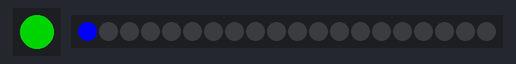
A sketch run on a simulated Arduino Uno, built with avr-gcc and run on an emulated ATmega328P. Shown: 1 RGB LEDs in strip order, left to right, 20 RGB LEDs in strip order, left to right. Dim RGB values are drawn brighter than linear.

Above: at 0.15 s.
At 1.37 s:
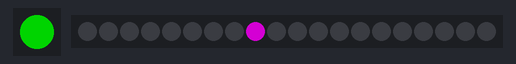
At 2.9 s:
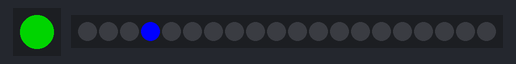
At 5.96 s:
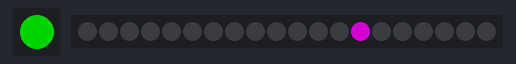
At 9.33 s:
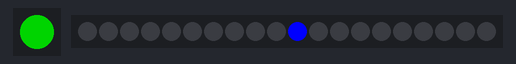
At 12.69 s:
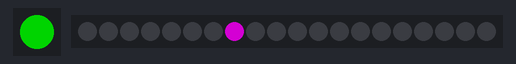

The sketch:

arduino_tester_2.ino
```cpp
#include <Adafruit_NeoPixel.h>
#include "WS2812_Definitions.h"

// defines the test string
#define TEST_PIN 8
#define LED_COUNT 20
Adafruit_NeoPixel leds = Adafruit_NeoPixel(LED_COUNT, TEST_PIN, NEO_GRB + NEO_KHZ800);

//defines the power LED
#define POWER_PIN 4
#define POWER_COUNT 1
Adafruit_NeoPixel power = Adafruit_NeoPixel(POWER_COUNT, POWER_PIN, NEO_GRB + NEO_KHZ800);

void setup()
{
  // put your setup code here, to run once:
  power.begin();
  leds.begin();
}

void loop()
{
  // put your main code here, to run repeatedly:

  //whenever its on, turn this light green
  power.setPixelColor(0, GREEN);
  power.show();


  cascade (BLUE, TOP_DOWN, 10);
  cascade (PURPLE, TOP_DOWN, 10);
}

void cascade(unsigned long color, byte direction, byte wait)
{
  if (direction == TOP_DOWN)
  {
    for (int i = 0; i < LED_COUNT; i++)
    {
      clearLEDs();  // Turn off all LEDs
      leds.setPixelColor(i, color);  // Set just this one
      leds.show();
      delay(wait);
    }
  }
  else
  {
    for (int i = LED_COUNT - 1; i >= 0; i--)
    {
      clearLEDs();
      leds.setPixelColor(i, color);
      leds.show();
      delay(wait);
    }
  }
}
void clearLEDs()
{
  for (int i = 0; i < LED_COUNT; i++)
  {
    leds.setPixelColor(i, 0);
  }
}
```

WS2812_Definitions.h
```cpp
/*
  Bunches of definitions for the WS2812 Breakout Board example code

*/

// These are for the cascade function
#define TOP_DOWN 0
#define DOWN_TOP 1

/* A world of colors to set your LED to
  Standard HTML Color Codes sorted by Hex Value
    to see the colors in action, check out:
   http://www.w3schools.com/html/html_colorvalues.asp */

#define BLACK			0x000000
#define NAVY			0x000080
#define DARKBLUE		0x00008B
#define MEDIUMBLUE		0x0000CD
#define BLUE			0x0000FF
#define DARKGREEN		0x006400
#define GREEN			0x008000
#define TEAL			0x008080
#define DARKCYAN		0x008B8B
#define DEEPSKYBLUE		0x00BFFF
#define DARKTURQUOISE		0x00CED1
#define MEDIUMSPRINGGREEN	0x00FA9A
#define LIME			0x00FF00
#define SPRINGGREEN		0x00FF7F
#define AQUA			0x00FFFF
#define CYAN			0x00FFFF
#define MIDNIGHTBLUE		0x191970
#define DODGERBLUE		0x1E90FF
#define LIGHTSEAGREEN		0x20B2AA
#define FORESTGREEN		0x228B22
#define SEAGREEN		0x2E8B57
#define DARKSLATEGRAY		0x2F4F4F
#define LIMEGREEN		0x32CD32
#define MEDIUMSEAGREEN		0x3CB371
#define TURQUOISE		0x40E0D0
#define ROYALBLUE		0x4169E1
#define STEELBLUE		0x4682B4
#define DARKSLATEBLUE		0x483D8B
#define MEDIUMTURQUOISE		0x48D1CC
#define INDIGO 			0x4B0082
#define DARKOLIVEGREEN		0x556B2F
#define CADETBLUE		0x5F9EA0
#define CORNFLOWERBLUE		0x6495ED
#define MEDIUMAQUAMARINE	0x66CDAA
#define DIMGRAY			0x696969
#define SLATEBLUE		0x6A5ACD
#define OLIVEDRAB		0x6B8E23
#define SLATEGRAY		0x708090
#define LIGHTSLATEGRAY		0x778899
#define MEDIUMSLATEBLUE		0x7B68EE
#define LAWNGREEN		0x7CFC00
#define CHARTREUSE		0x7FFF00
#define AQUAMARINE		0x7FFFD4
#define MAROON			0x800000
#define PURPLE			0x800080
#define OLIVE			0x808000
#define GRAY			0x808080
#define SKYBLUE			0x87CEEB
#define LIGHTSKYBLUE		0x87CEFA
#define BLUEVIOLET		0x8A2BE2
#define DARKRED			0x8B0000
#define DARKMAGENTA		0x8B008B
#define SADDLEBROWN		0x8B4513
#define DARKSEAGREEN		0x8FBC8F
#define LIGHTGREEN		0x90EE90
#define MEDIUMPURPLE		0x9370DB
#define DARKVIOLET		0x9400D3
#define PALEGREEN		0x98FB98
#define DARKORCHID		0x9932CC
#define YELLOWGREEN		0x9ACD32
#define SIENNA			0xA0522D
#define BROWN			0xA52A2A
#define DARKGRAY		0xA9A9A9
#define LIGHTBLUE		0xADD8E6
#define GREENYELLOW		0xADFF2F
#define PALETURQUOISE	        0xAFEEEE
#define LIGHTSTEELBLUE		0xB0C4DE
#define POWDERBLUE		0xB0E0E6
#define FIREBRICK		0xB22222
#define DARKGOLDENROD		0xB8860B
#define MEDIUMORCHID		0xBA55D3
#define ROSYBROWN		0xBC8F8F
#define DARKKHAKI		0xBDB76B
#define SILVER			0xC0C0C0
#define MEDIUMVIOLETRED	        0xC71585
#define INDIANRED 		0xCD5C5C
#define PERU			0xCD853F
#define CHOCOLATE		0xD2691E
#define TAN			0xD2B48C
#define LIGHTGRAY		0xD3D3D3
#define THISTLE			0xD8BFD8
#define ORCHID			0xDA70D6
#define GOLDENROD		0xDAA520
#define PALEVIOLETRED		0xDB7093
#define CRIMSON			0xDC143C
#define GAINSBORO		0xDCDCDC
#define PLUM			0xDDA0DD
#define BURLYWOOD		0xDEB887
#define LIGHTCYAN		0xE0FFFF
#define LAVENDER		0xE6E6FA
#define DARKSALMON		0xE9967A
#define VIOLET			0xEE82EE
#define PALEGOLDENROD		0xEEE8AA
#define LIGHTCORAL		0xF08080
#define KHAKI			0xF0E68C
#define ALICEBLUE		0xF0F8FF
#define HONEYDEW		0xF0FFF0
#define AZURE			0xF0FFFF
#define SANDYBROWN		0xF4A460
#define WHEAT			0xF5DEB3
#define BEIGE			0xF5F5DC
#define WHITESMOKE		0xF5F5F5
#define MINTCREAM		0xF5FFFA
#define GHOSTWHITE		0xF8F8FF
#define SALMON			0xFA8072
#define ANTIQUEWHITE		0xFAEBD7
#define LINEN			0xFAF0E6
#define LIGHTGOLDENRODYELLOW	0xFAFAD2
#define OLDLACE			0xFDF5E6
#define RED			0xFF0000
#define FUCHSIA			0xFF00FF
#define MAGENTA			0xFF00FF
#define DEEPPINK		0xFF1493
#define ORANGERED		0xFF4500
#define TOMATO			0xFF6347
#define HOTPINK			0xFF69B4
#define CORAL			0xFF7F50
#define DARKORANGE		0xFF8C00
#define LIGHTSALMON		0xFFA07A
#define ORANGE			0xFFA500
#define LIGHTPINK		0xFFB6C1
#define PINK			0xFFC0CB
#define GOLD			0xFFD700
#define PEACHPUFF		0xFFDAB9
#define NAVAJOWHITE		0xFFDEAD
#define MOCCASIN		0xFFE4B5
#define BISQUE			0xFFE4C4
#define MISTYROSE		0xFFE4E1
#define BLANCHEDALMOND		0xFFEBCD
#define PAPAYAWHIP		0xFFEFD5
#define LAVENDERBLUSH		0xFFF0F5
#define SEASHELL		0xFFF5EE
#define CORNSILK		0xFFF8DC
#define LEMONCHIFFON		0xFFFACD
#define FLORALWHITE		0xFFFAF0
#define SNOW			0xFFFAFA
#define YELLOW			0xFFFF00
#define LIGHTYELLOW		0xFFFFE0
#define IVORY			0xFFFFF0
#define WHITE			0xFFFFFF
```

Measured:
- by itself, everything shown: repeats every 12.2 s, in 40 steps
